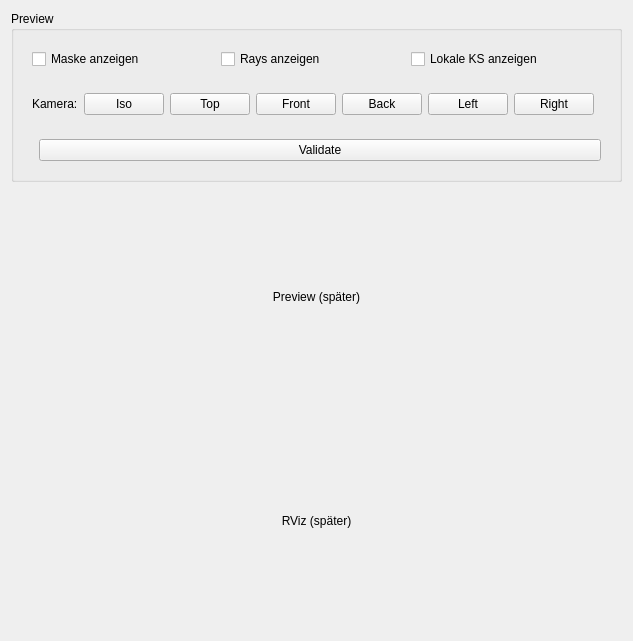
<?xml version="1.0" encoding="UTF-8"?>
<ui version="4.0">
 <class>CoatingPreviewPanel</class>
 <widget class="QWidget" name="coatingPreviewPanel">
  <property name="windowTitle">
   <string>Coating Preview</string>
  </property>

  <layout class="QVBoxLayout" name="vroot">

   <!-- Oben: Preview Controls -->
   <item>
    <widget class="QGroupBox" name="grpPreview">
     <property name="title"><string>Preview</string></property>
     <layout class="QVBoxLayout" name="vPreview">

      <!-- Anzeige-Optionen -->
      <item>
       <widget class="QWidget" name="rowToggles">
        <layout class="QHBoxLayout" name="hToggles">
         <item><widget class="QCheckBox" name="chkShowMask"><property name="text"><string>Maske anzeigen</string></property></widget></item>
         <item><widget class="QCheckBox" name="chkShowRays"><property name="text"><string>Rays anzeigen</string></property></widget></item>
         <item><widget class="QCheckBox" name="chkShowLocalFrames"><property name="text"><string>Lokale KS anzeigen</string></property></widget></item>
         <item><spacer name="spToggles"><property name="orientation"><enum>Qt::Horizontal</enum></property></spacer></item>
        </layout>
       </widget>
      </item>

      <!-- Kamera-Buttons -->
      <item>
       <widget class="QWidget" name="rowCamera">
        <layout class="QHBoxLayout" name="hCamera">
         <item><widget class="QLabel" name="lblCamera"><property name="text"><string>Kamera:</string></property></widget></item>
         <item><widget class="QPushButton" name="btnCamIso"><property name="text"><string>Iso</string></property></widget></item>
         <item><widget class="QPushButton" name="btnCamTop"><property name="text"><string>Top</string></property></widget></item>
         <item><widget class="QPushButton" name="btnCamFront"><property name="text"><string>Front</string></property></widget></item>
         <item><widget class="QPushButton" name="btnCamBack"><property name="text"><string>Back</string></property></widget></item>
         <item><widget class="QPushButton" name="btnCamLeft"><property name="text"><string>Left</string></property></widget></item>
         <item><widget class="QPushButton" name="btnCamRight"><property name="text"><string>Right</string></property></widget></item>
         <item><spacer name="spCamera"><property name="orientation"><enum>Qt::Horizontal</enum></property></spacer></item>
        </layout>
       </widget>
      </item>

      <!-- Aktionen (Validate rechts) -->
      <item>
       <widget class="QWidget" name="rowActions">
        <layout class="QHBoxLayout" name="hActions">
         <item><spacer name="spActions"><property name="orientation"><enum>Qt::Horizontal</enum></property></spacer></item>
         <item><widget class="QPushButton" name="btnValidate"><property name="text"><string>Validate</string></property></widget></item>
        </layout>
       </widget>
      </item>

     </layout>
    </widget>
   </item>

   <!-- Mitte: PyVista-Placeholder -->
   <item>
    <widget class="QWidget" name="pvContainer">
     <layout class="QVBoxLayout" name="pvLayout">
      <item>
       <widget class="QLabel" name="lblPreviewPlaceholder">
        <property name="text"><string>Preview (später)</string></property>
        <property name="alignment"><set>Qt::AlignCenter</set></property>
        <property name="minimumSize"><size><width>200</width><height>200</height></size></property>
       </widget>
      </item>
     </layout>
    </widget>
   </item>

   <!-- Unten: RViz-Placeholder -->
   <item>
    <widget class="QWidget" name="rvizContainer">
     <layout class="QVBoxLayout" name="rvizLayout">
      <item>
       <widget class="QLabel" name="lblRvizPlaceholder">
        <property name="text"><string>RViz (später)</string></property>
        <property name="alignment"><set>Qt::AlignCenter</set></property>
        <property name="minimumSize"><size><width>200</width><height>200</height></size></property>
       </widget>
      </item>
     </layout>
    </widget>
   </item>

  </layout>
 </widget>

 <resources/>
 <connections/>
</ui>
